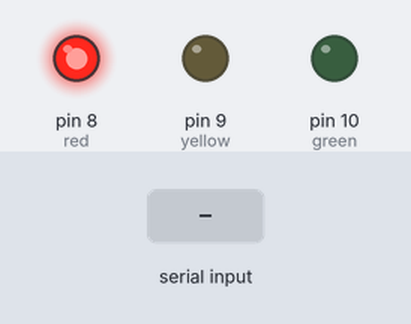
This sketch was run on a simulated Arduino Uno, built with avr-gcc and run on an emulated ATmega328P. Parts: output pins drawn as LEDs (lit = HIGH). The inputs (shaded band) are chosen by the test bench.

Above: at 1.2 s.
1.3 s: "90,45\n" received over Serial
At 1.8 s:
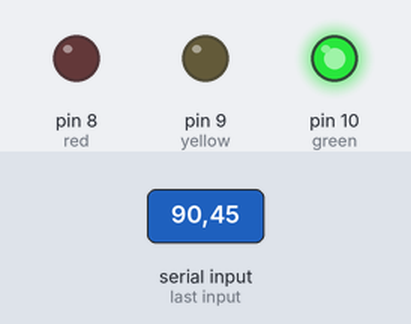
At 16.9 s:
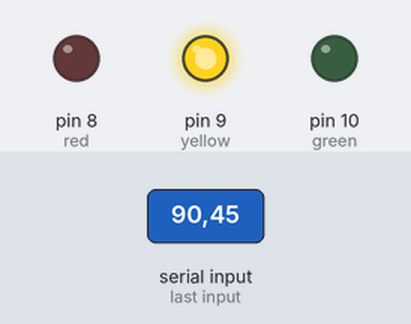
Timing chart, 0 to 39.8 s (numbered marks = the images above; inputs shaded):
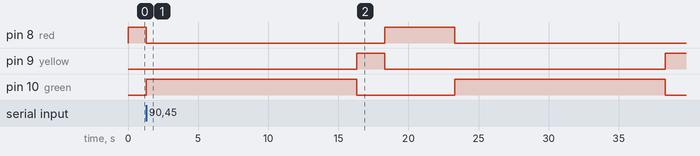

Measured:
- after the input at 1.3 s, pin 8 (red): HIGH → LOW at once, → HIGH 17.0 s later, → LOW 5.0 s later; pin 9 (yellow): LOW → HIGH after 15.0 s, → LOW 2.0 s later, → HIGH 20.0 s later; pin 10 (green): alternates HIGH for 15.0 s and LOW for 7.0 s, starting at once

The sketch:

ide_main.ino
```cpp
int red = 8;
int yellow = 9;
int green = 10;

int cars = 0;

void setup() {

  Serial.begin(9600);

  pinMode(red, OUTPUT);
  pinMode(yellow, OUTPUT);
  pinMode(green, OUTPUT);

  digitalWrite(red, HIGH);
}

void loop() {

  if (Serial.available()) {

    cars = Serial.parseInt();

    int greenTime;

    if (cars <= 2)
      greenTime = 5000;

    else if (cars <= 4)
      greenTime = 10000;

    else
      greenTime = 15000;


    digitalWrite(red, LOW);
    digitalWrite(green, HIGH);
    delay(greenTime);

    digitalWrite(green, LOW);
    digitalWrite(yellow, HIGH);
    delay(2000);

    digitalWrite(yellow, LOW);
    digitalWrite(red, HIGH);
    delay(5000);
  }
}
```
